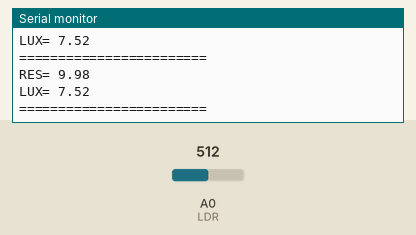
Recording of a sketch running on a simulated Arduino Uno, built with avr-gcc and run on an emulated ATmega328P. Parts: the last lines printed to the serial monitor. The inputs (shaded band) are chosen by the test bench; at power-on: A0 (LDR) = 512.

Above: at 1.2 s.
1.3 s: A0 (LDR) set to 0
At 1.93 s:
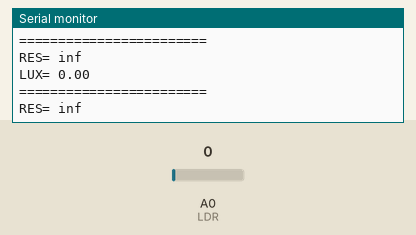
2.9 s: A0 (LDR) set to 1023
At 3.45 s:
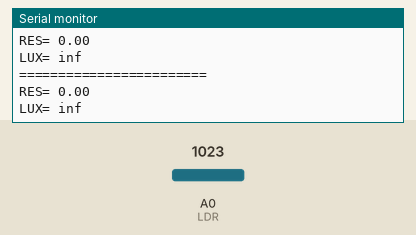

Measured:
- after the input at 1.3 s, the serial monitor: prints a new line at once (image 1)
- after the input at 2.9 s, the serial monitor: prints a new line at once (image 2)

The sketch:

Luxmetro.ino
```cpp
// (licence header left out)
#define LDR A0 // Pin Fotoresistenza
#define RPD 10 // resistenza pull down della LDR in KOhm


// Calcolo valore in Lux dal valore dell resistenza: L=(R*10^(-b))^(1/m) dove vale la formula log(R)=m*log(L)+b che approssima il grafico
// log-log della caratteristica Luminosità-Resistenza della LDR come da Datasheet
#define b 1.544f
#define m -0.622f

float LDR_Res=0.0; // valore della resistenza della LDR
float Vin=0.0; // Valore lettura ingresso Analogico
float Lux=0.0; // Valore in Lux dell'illuminamento

//calcola il valore in Lux ricavato dalla resistenza della LDR
float  R2Lux(float Res){
  // implemento la funzione  L=(R*10^(-b))^(1/m)
  return pow(Res*pow(10,-b),1/m);
}


void setup()
{
    Serial.begin(115200); // inizializzo la comunicazione seriale
}

void loop()
{
    Vin= (float)analogRead(LDR); // leggo la tensione sulla Resistenza PD

    //calcolo il valore in Ohm della LDR
    LDR_Res=(float)(RPD*(1023-Vin)/Vin);
    Lux=R2Lux(LDR_Res);
    Serial.print("RES= "); // Scrivo sul monitor seriale il valore di LDRValue
    Serial.println(LDR_Res);
    Serial.print("LUX= "); // Scrivo sul monitor seriale il valore di LDRValue
    Serial.println(Lux);
    Serial.println("========================");

    delay(100);
}
```
